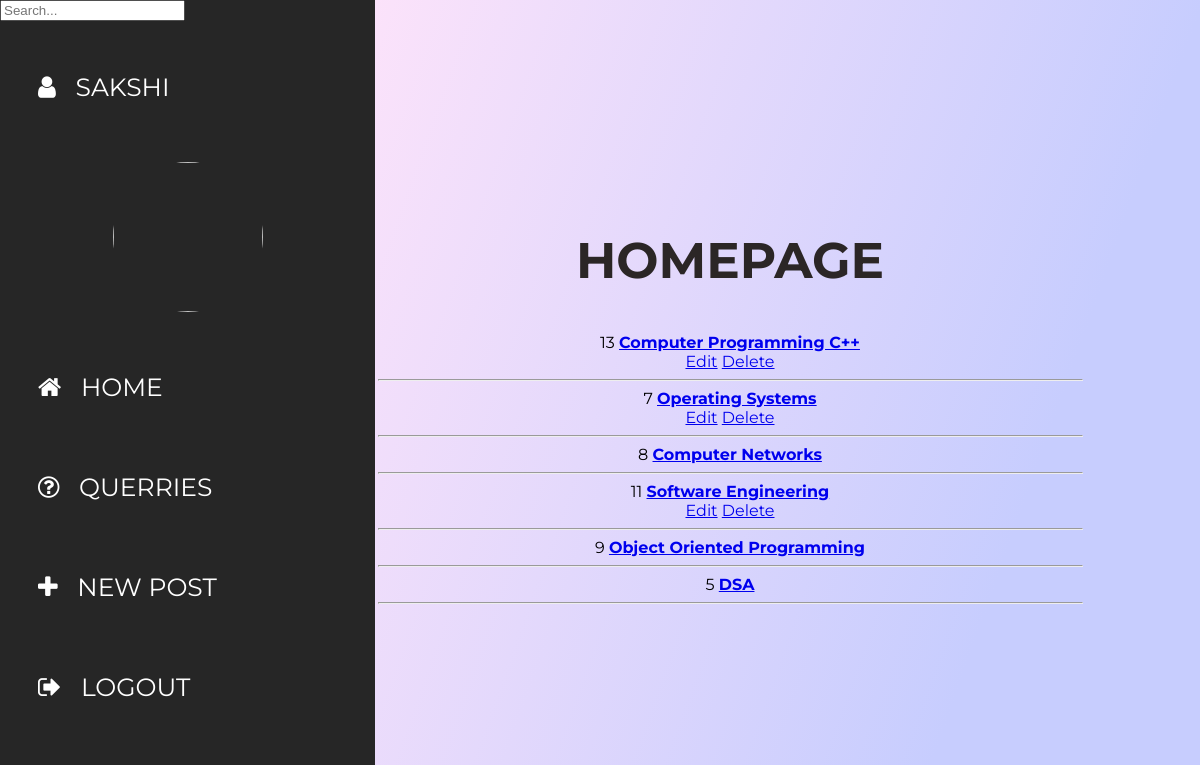
Screenshot of / (signed in) with the database file from the repository.
### home/models.py (models this page shows, shortened)
class Post(models.Model):
    author = models.ForeignKey(User, on_delete=models.CASCADE, null=True)
    title = models.CharField(max_length=200)
    description = models.TextField(null=True, blank=True)
    created = models.DateTimeField(auto_now_add=True)
    updated = models.DateTimeField(auto_now=True)
    class Meta:
        ordering = ['-updated', '-created']

### home/views.py (the view)
# urls.py: 2. Add a URL to urlpatterns:  path('', views.home, name='home')
@login_required(login_url='login')
def home(request):
    q = request.GET.get('q') if request.GET.get('q') != None else '';
    posts = Post.objects.filter(Q(title__icontains=q) | Q(description__icontains=q))
    return render(request, 'home/home.html', {'posts' : posts})

### home/templates/home/home.html (shortened to what this page needs)
{% extends 'index.html' %}
{% block content %}
<head>
</head>
<div class="wrapper">
    <div class="section">
        <div class="box-area">
            <h2 style="color: #2b2626">Homepage</h2>
            {% for post in posts %}
            {{ post.id }} <b><a href="/post/{{ post.id }}"> {{ post.title }} </a></b><br>
            {% if request.user == post.author %}
            <a href="/update-post/{{ post.id }}">Edit</a>
            <a href="/delete-post/{{ post.id }}">Delete</a> <br>
            {% endif %}
            <hr>
            {% endfor %}
        </div>
    </div>
</div>
{% endblock content %}

### templates/navbar.html (shortened to what this page needs)
<link href="https://cdnjs.cloudflare.com/ajax/libs/font-awesome/4.7.0/css/font-awesome.css" rel="stylesheet">
{% if request.user.is_authenticated %}
<nav>
    <ul>
        <form method="GET" action="{% url 'home' %}">
            <input type="text" , name="q" , placeholder="Search...">
        </form>
        <li>
            <a href="/"><i class="fa fa-user"></i>   {{ request.user.first_name }}</a>
        </li>
        <li class="logo"><img alt=""
                src="https://upload.wikimedia.org/wikipedia/en/a/ae/Devi_Ahilya_Vishwavidyalaya_Logo.png">
        </li>
        <li>
            <a href="/"><i class="fa fa-home"></i>   home</a>
        </li>
        <li>
            <a href="/#"><i class="fa fa-question-circle-o" aria-hidden="true"></i>   querries</a>
        </li>
        {% if request.user.is_staff %}
        <li>
            <a href="/new-post"><i class="fa fa-plus" aria-hidden="true"></i>   new post</a>
        </li>
        {% endif %}
        <li>
            <a href="/logout"><i class="fa fa-sign-out"></i>   Logout</a>
        </li>
    </ul>
</nav>
{% endif %}

### templates/navbar.html (style rules this page uses)
nav ul { margin: 0; padding: 0; height: 100%; width: 375px; position: fixed; top: 0; left: 0; background-color: #262626; }
nav ul li { list-style: none; }
nav ul li a { display: block; font-family: 'Montserrat', sans-serif; text-decoration: none; text-transform: uppercase; font-size: 25px; color: #fff; position: relative; padding: 35px 0 35px 38px; }
nav ul li a:before { content: ''; position: absolute; top: 0px; right: 0px; width: 0%; height: 100%; background: #e3e9f7; border-radius: 40px 0px 0px 40px; z-index: -1; transition: all 300ms ease-in-out; }
.wrapper { margin-left: 260px; }
.section { display: grid; place-items: center; min-height: 100vh; text-align: center; }
.box-area h2 { text-transform: uppercase; font-size: 50px; }
.box-area { width: 75%; }
.logo { width: 150px; height: 150px; border-radius: 50%; overflow: hidden; margin: 25px auto; }
.logo img { width: 100%; }

### rows the page displays
Post: id "13", title "Computer Programming C++"
Post: id "7", title "Operating Systems"
Post: id "8", title "Computer Networks"
Post: id "11", title "Software Engineering"
Post: id "9", title "Object Oriented Programming"
Post: id "5", title "DSA"

### other values shown
{{ request.user.first_name }} "SAKSHI"
